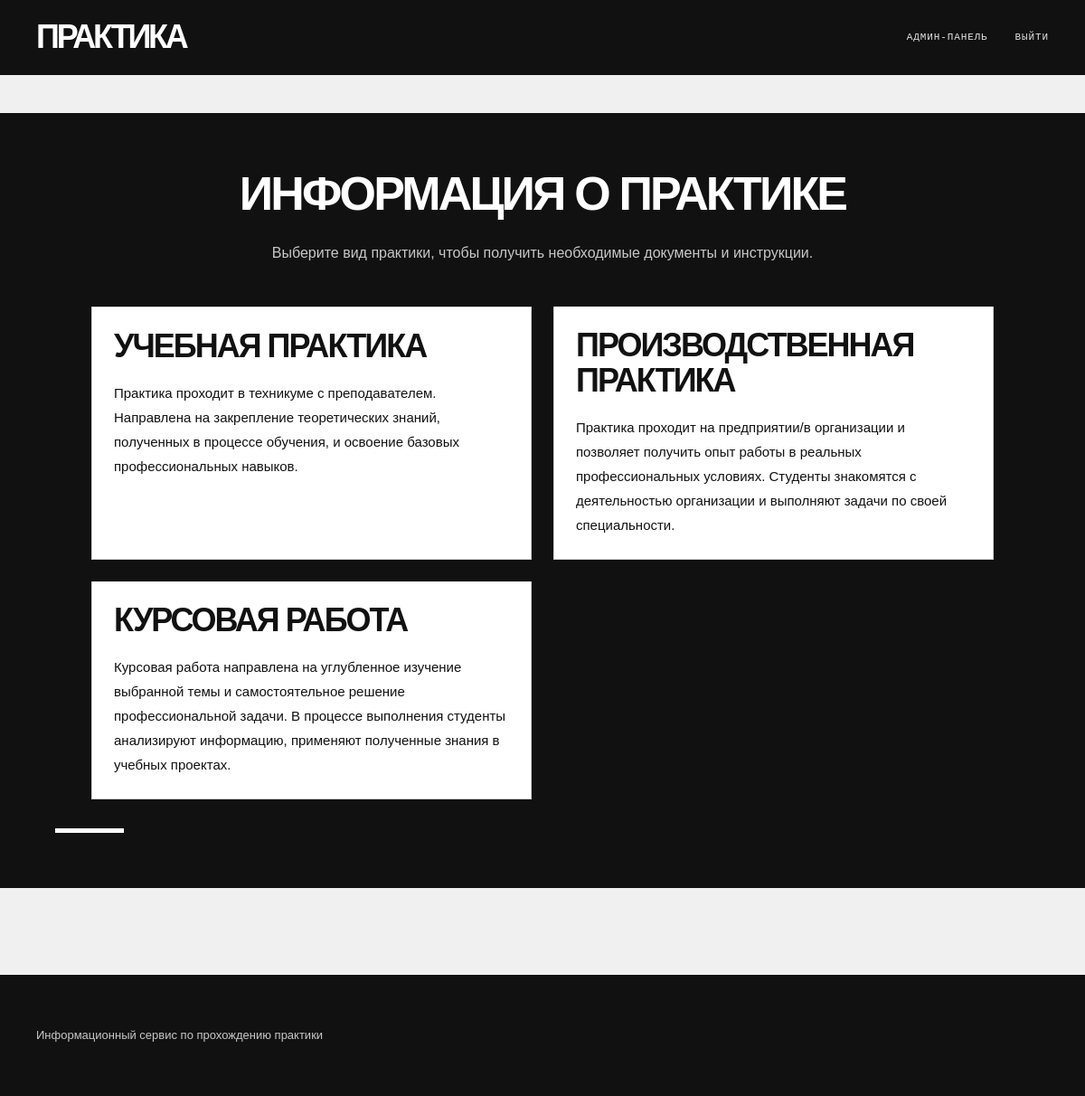
The app's page / (signed in) with its own data.
### practices/models.py (models this page shows, shortened)
class Practice(models.Model):
    name = models.CharField(max_length=150)
    description = models.TextField(blank=True)
    active = models.BooleanField(default=True)
    class Meta:
        ordering = ["id"]

### practices/views.py (the view)
# urls.py: path("", views.home, name="home"),
def home(request):
    practices = Practice.objects.filter(active=True)
    return render(
        request,
        "practices/home.html",
        {
            "practices": practices,
        },
    )

### practices/templates/practices/home.html (shortened to what this page needs)
{% extends "base.html" %}
{% block content %}
<section class="hero">
    <div class="container">
        <h1>
            Информация о практике
        </h1>
        <p>
            Выберите вид практики, чтобы получить
            необходимые документы и инструкции.
        </p>
        <div class="practice-list">
            {% for practice in practices %}
                <a
                    href="{% url 'practice_detail' practice.id %}"
                    class="practice-card"
                >
                    <h2>
                        {{ practice.name }}
                    </h2>
                    {% if practice.description %}
                        <p>
                            {{ practice.description }}
                        </p>
                    {% endif %}
                </a>
            {% empty %}
                <p>
                    Пока нет доступных видов практики.
                </p>
            {% endfor %}
        </div>
    </div>
</section>
{% endblock %}

### records on screen
Practice: name "УЧЕБНАЯ ПРАКТИКА", description "Практика проходит в техникуме с преподавателем. Направлена на закрепление теоретических знаний, полученных в процессе обучения, и освоение базовых профессиональных навыков."
Practice: name "ПРОИЗВОДСТВЕННАЯ ПРАКТИКА", description "Практика проходит на предприятии/в организации и позволяет получить опыт работы в реальных профессиональных условиях. Студенты знакомятся с деятельностью организации и выполняют задачи по своей специальности."
Practice: name "КУРСОВАЯ РАБОТА", description "Курсовая работа направлена на углубленное изучение выбранной темы и самостоятельное решение профессиональной задачи. В процессе выполнения студенты анализируют информацию, применяют полученные знания в учебных проектах."
